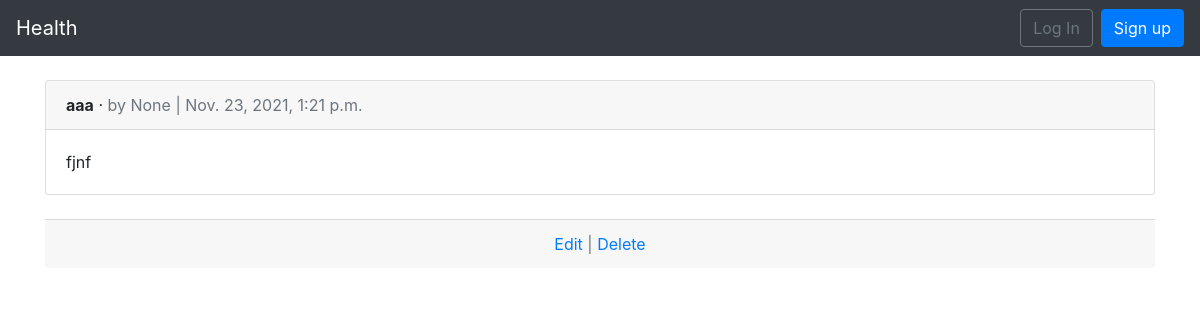
/recipe/, run on an earlier commit of the app's database.
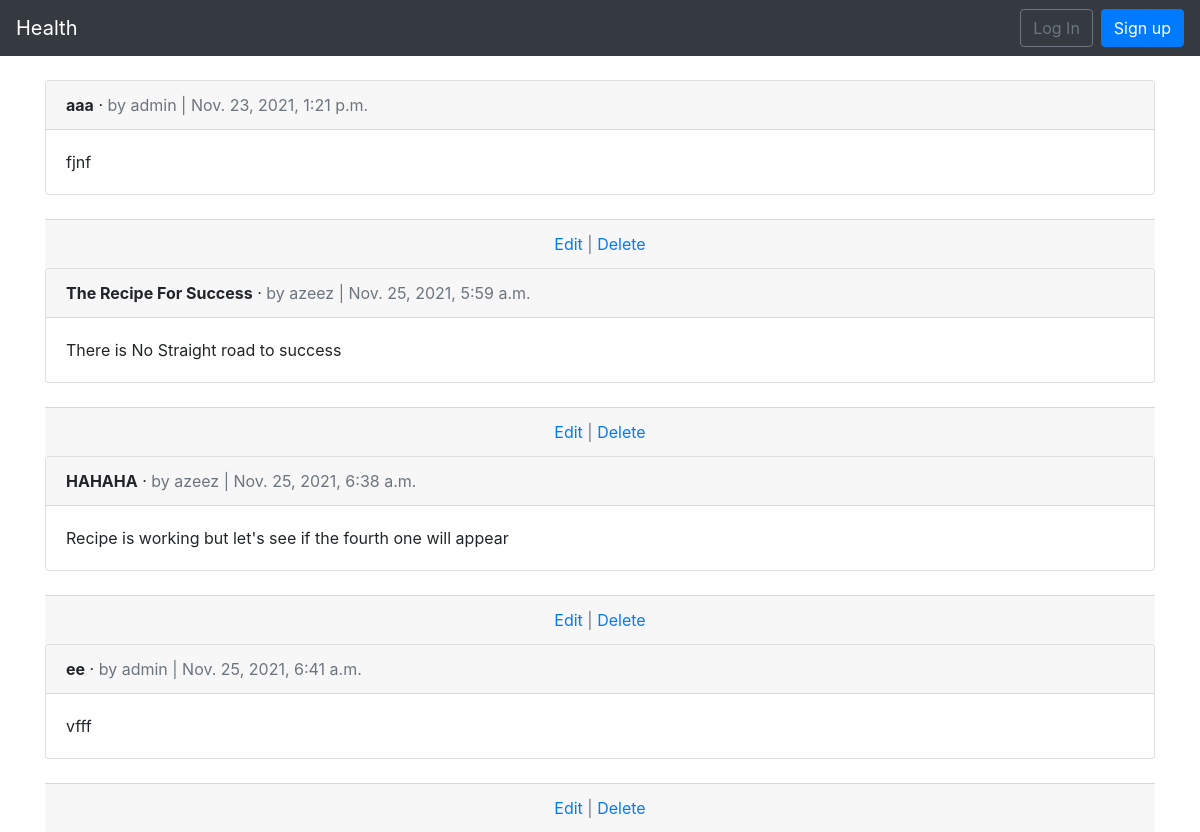
And on a later commit of the database.
### app/models.py (models this page shows, shortened)
class Recipe(models.Model):
    category = models.CharField(max_length=20, blank=True, null=True)
    title = models.CharField(max_length=255)
    body = models.TextField()
    date = models.DateTimeField(auto_now_add=True)
    image = models.ImageField(upload_to="%Y/%m/%d", default="")
    author = models.ForeignKey(
        get_user_model(),
        on_delete=models.CASCADE,
        null=True,
        blank=True
    )

### users/models.py (models this page shows)
class CustomUser(AbstractUser):
    age = models.PositiveIntegerField(null=True, blank=True)

### app/views.py (the view)
# urls.py: path('recipe/', RecipeListView.as_view(), name='recipe_list'),
class RecipeListView(ListView):
    model = Recipe
    template_name = 'recipe_list.html'

### templates/recipe_list.html (shortened to what this page needs)
{% extends 'base.html' %}
{% block content %}
{% for recipe in object_list %}
<div class="card">
    <div class="card-header">
        <span class="font-weight-bold">{{ recipe.title }}</span> &middot;
        <span class="text-muted">by {{ recipe.author }} |
            {{ recipe.date }}</span>
    </div>
    <div class="card-body">
        {{ recipe.body }}
    </div>
</div>
<br />
<div class="card-footer text-center text-muted">
<a href="{% url 'recipe_edit' recipe.pk %}">Edit</a> |
<a href="{% url 'recipe_delete' recipe.pk %}">Delete</a>
</div>
{% endfor %}
{% endblock content %}

What changed in the data, as far as the page shows it:
changed Recipe "aaa": author "None" → "admin"
added Recipe: title "The Recipe For Success", author "azeez", date "Nov. 25, 2021, 5:59 a.m.", body "There is No Straight road to success"
added Recipe: title "HAHAHA", author "azeez", date "Nov. 25, 2021, 6:38 a.m.", body "Recipe is working but let's see if the fourth one will appear"
added Recipe: title "ee", author "admin", date "Nov. 25, 2021, 6:41 a.m.", body "vfff"
